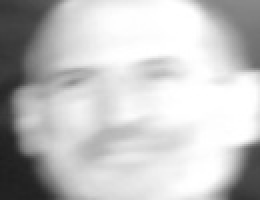
#> input picture dataset/steve/10.jpg, 130 x 100 px, given in place of the camera (shown 2 times larger)
$ python FaceDetection_CreateDataset.py
#> lines starting #> are read from the running program, lines starting #| are printed output that depends on the picture; after the words box and inside, x2 and y2 are one past the last pixel; in counts of white or black regions, pixels touching at a corner belong together
import cv2
import os

dataset = "dataset"
name = "steve"

path = os.path.join(dataset,name) #dataset/champ
if not os.path.isdir(path):
    os.mkdir(path)

(width,height) = (500,500)
alg = "haarcascade_frontalface_default.xml"
haar_cascade = cv2.CascadeClassifier(alg)

cam = cv2.VideoCapture(0)

count = 1
while count < 100:
    print(count)
    _,img = cam.read()
#> img is the input picture: shape (100, 130, 3); min 29, max 255, mean 194.1
    grayImg = cv2.cvtColor(img,cv2.COLOR_BGR2GRAY)
    face = haar_cascade.detectMultiScale(grayImg,1.3,4)
#> face = [[17, 6, 89, 89]]
    for (x,y,w,h) in face:
        cv2.rectangle(img,(x,y),(x+w,y+h), (0,255,0),2)
        faceOnly = grayImg[y:y+h,x:x+w]
        resizeImg = cv2.resize(faceOnly,(width,height))
        cv2.imwrite("%s/%s.jpg" %(path,count),resizeImg)
        count+=1
#> this loop made 1 pass
#> (x, y, w, h, count) on pass 1: (17, 6, 89, 89, 2)
#> pass 1, `faceOnly = grayImg[y:y+h,x:x+w]`:
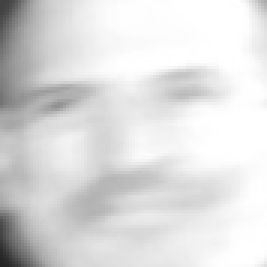
#> faceOnly: shape (89, 89) (shown 3 times larger); min 36, max 255, mean 220.9
#> after the loop:
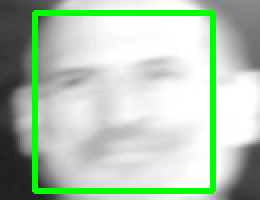
#> img: shape (100, 130, 3) (shown 2 times larger); 8.18% of pixels changed, all inside (x1, y1, x2, y2) = (16, 5, 108, 97)
#> after the loop, count = 2
    cv2.imshow("FaceDetection",img)
    key = cv2.waitKey(10)
#> (key Esc is pressed here)
    if key == 27:
        break
print("Image Captured succssfully")
cam.release()
cv2.destroyAllWindows()

$ run again, on dataset/steve/12.jpg
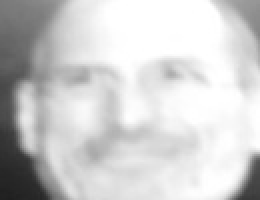
#> input picture dataset/steve/12.jpg, 130 x 100 px, given in place of the camera (shown 2 times larger)
#> img is the input picture: shape (100, 130, 3); min 31, max 255, mean 205.5
#> face = [[17, 7, 89, 89]]
#> the loop `for (x,y,w,h) in face:` made 1 pass
#> (x, y, w, h, count) on pass 1: (17, 7, 89, 89, 2)
#> pass 1, `faceOnly = grayImg[y:y+h,x:x+w]`:
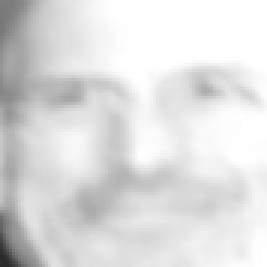
#> faceOnly: shape (89, 89) (shown 3 times larger); min 42, max 255, mean 221.6
#> after the loop `for (x,y,w,h) in face:`:
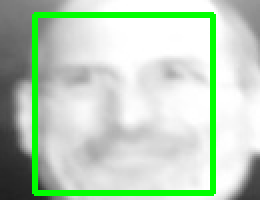
#> img: shape (100, 130, 3) (shown 2 times larger); 8.18% of pixels changed, all inside (x1, y1, x2, y2) = (16, 6, 108, 98)
#> after the loop `for (x,y,w,h) in face:`: count = 2
